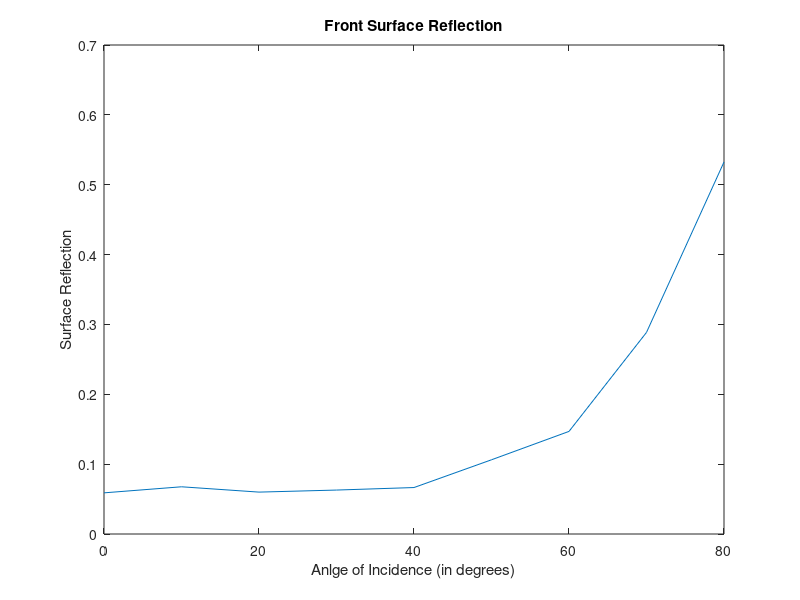

MATLAB code to generate this figure:
n_material = 1.6410;
n_air = 1;
surface_reflection = zeros(9,1);
angle_incidence = linspace(0,80,9)

for i = 1 : length(angle_incidence)
    r_parallel = ((cosd(angle_incidence(i)) - ...
        sqrt((n_material/n_air)^2 - sind(angle_incidence(i) ^ 2))) ...
        / ...
        (cosd(angle_incidence(i)) + ...
        sqrt((n_material/n_air)^2 - sind(angle_incidence(i) ^ 2))))^2 ;
    
    
    r_perpendicular = ((((n_material/n_air)^2)*(cosd(angle_incidence(i))) - ...
        sqrt((n_material/n_air)^2 - sind(angle_incidence(i) ^ 2))) ...
        / ...
        (((n_material/n_air)^2)*(cosd(angle_incidence(i))) + ...
        sqrt((n_material/n_air)^2 - sind(angle_incidence(i) ^ 2))))^2 ;
    
   surface_reflection(i) = (r_parallel + r_perpendicular ) / 2;
end


plot(angle_incidence,surface_reflection)

xlabel('Anlge of Incidence (in degrees)')
ylabel('Surface Reflection')
title('Front Surface Reflection')